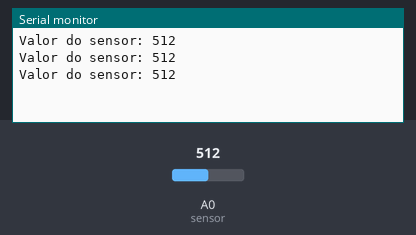
A sketch run on a simulated Arduino Uno, built with avr-gcc and run on an emulated ATmega328P. On the bench: the last lines printed to the serial monitor. Inputs (shaded band) come from the test bench; at power-on: A0 (sensor) = 512.

Above: at 1.3 s.
1.4 s: A0 (sensor) set to 716
At 1.9 s:
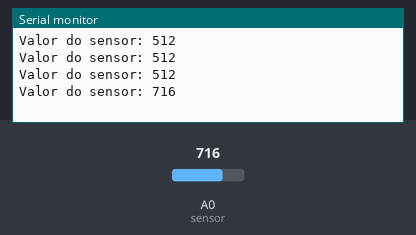
2.9 s: A0 (sensor) set to 900
At 3.4 s:
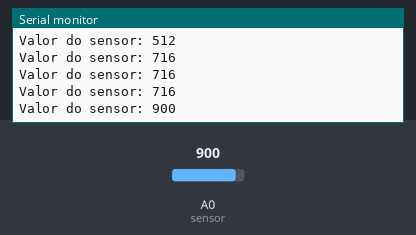
Timing chart, 0 to 5.9 s (numbered marks = the images above; inputs shaded):
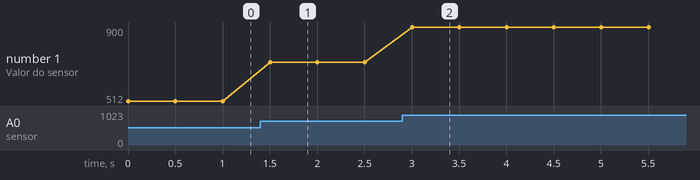

The sketch:

modulo03.ino
```cpp
const int sensor = 0; // Pino analógico de entrada 0
int sensor_value = 0;

void setup () {
  Serial.begin(9600);
}

void loop () {
  sensor_value = analogRead(sensor);
  Serial.print("Valor do sensor: ");
  Serial.println(sensor_value);
  delay(500);
}
```

Measured:
- after the input at 1.4 s, the serial monitor: prints a new line after 0.10 s (image 1)
- after the input at 2.9 s, the serial monitor: prints a new line after 0.10 s (image 2)
- plotted number 1: 512 → 716 after the input at 1.4 s, 716 → 900 after the input at 2.9 s
